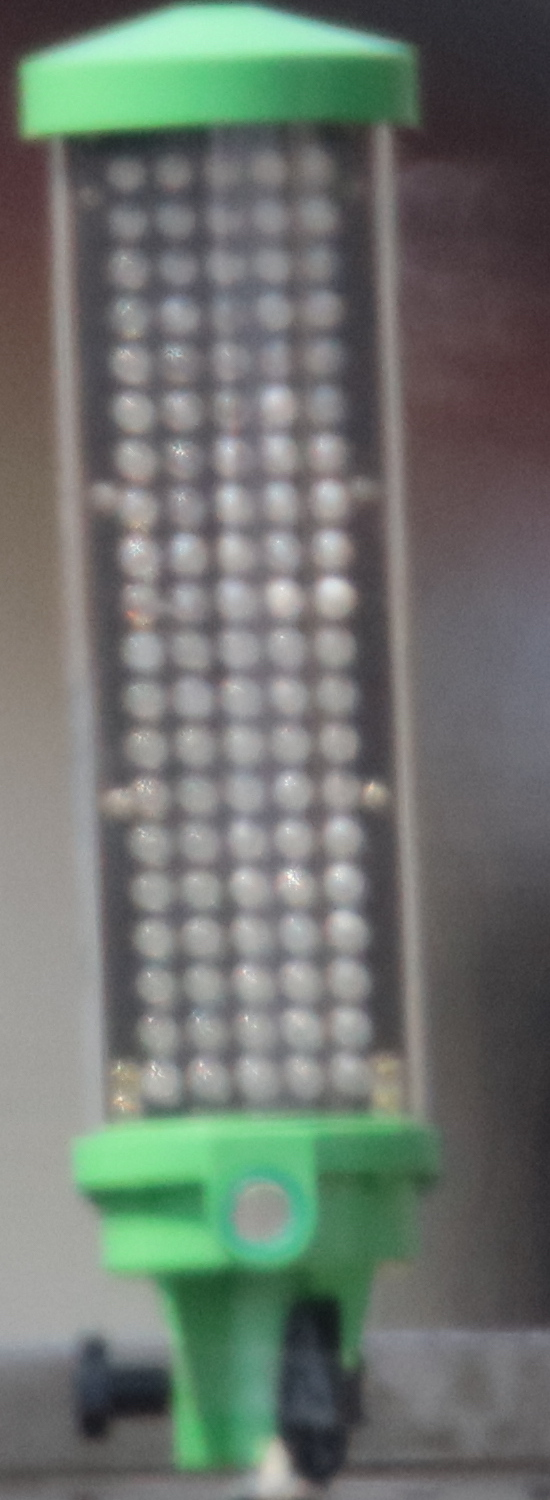
%> input picture sample/試料1/切抜き（550×1500）/sm0.JPG, 550 x 1500 px
$ octave tokuhatukensyutu1.m   (GNU Octave 9; MATLAB toolbox functions it lacks are replaced by stand-ins)
%> lines starting %> are read from the running program, lines starting %| are printed output that depends on the picture
%対象オブジェクトを含む参照イメージを読み取ります。
x = imread('sample/試料1/切抜き（550×1500）/sm0.jpg');
%> x is the input picture: size 1500x550x3 uint8; mean R, G, B 110.1, 116.5, 110.2
boxImage = rgb2gray(x);
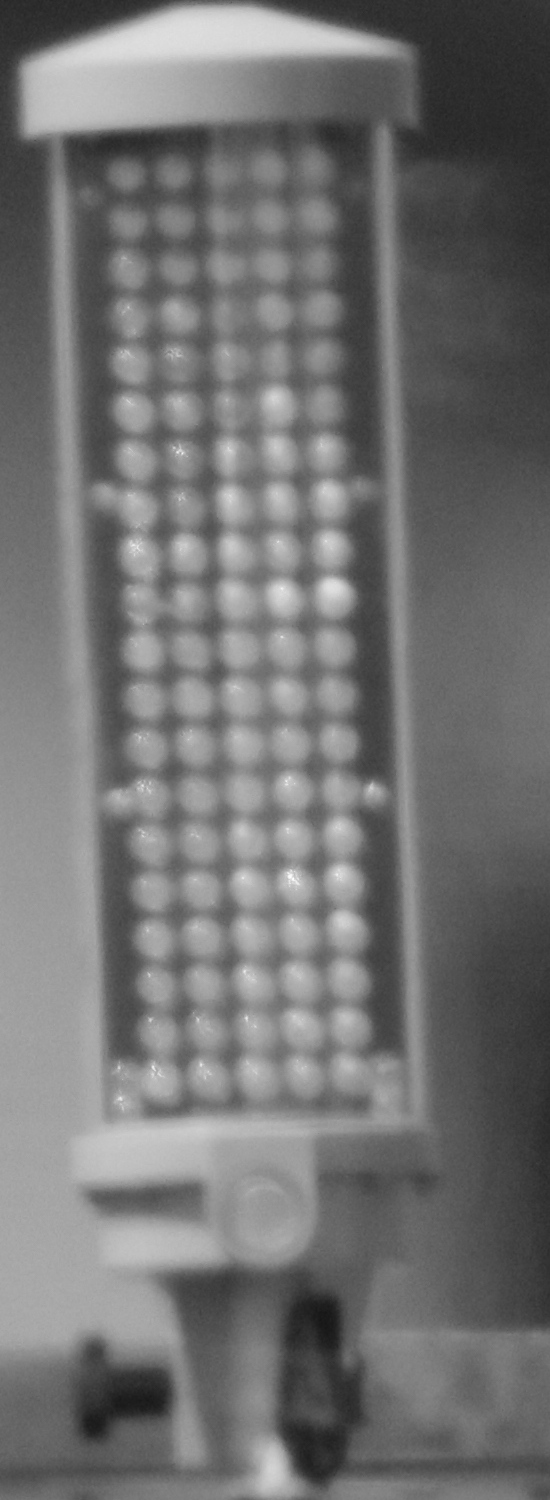
%> boxImage: size 1500x550 uint8; min 21, max 254, mean 113.9
figure;
imshow(boxImage);
title('Image of a Box');

%要素の多いシーンを含むターゲット イメージを読み取ります。
y = imread('sample/試料1/sm1.jpg');
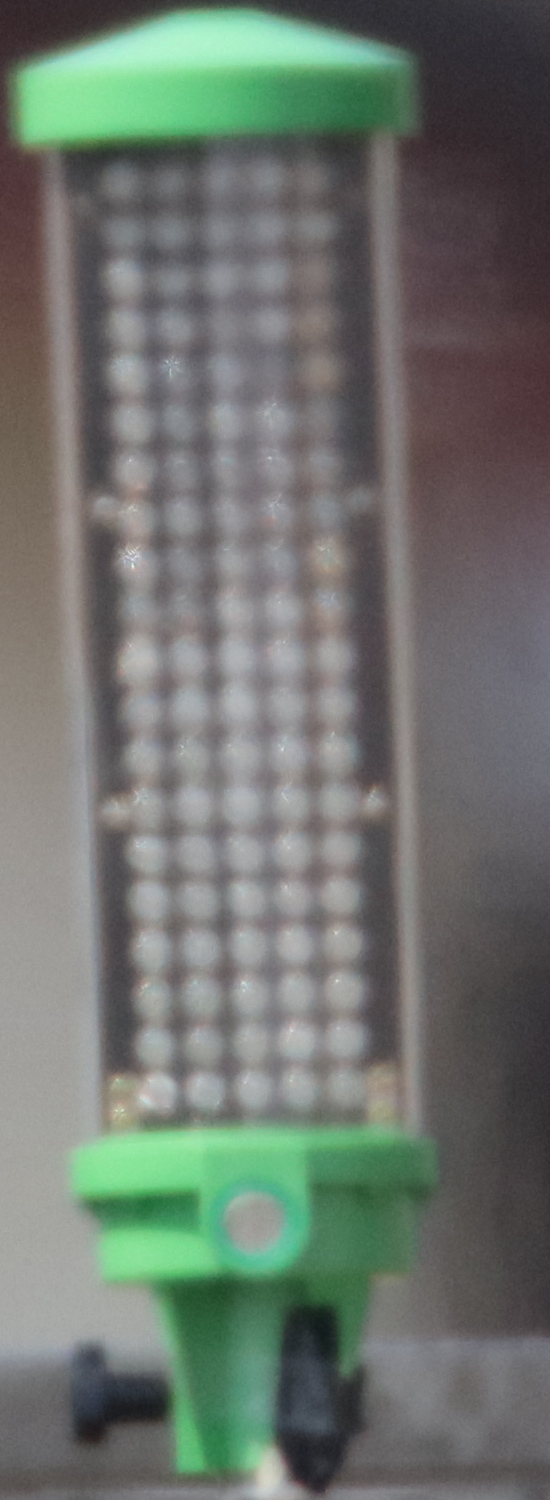
%> input picture sample/試料1/切抜き（550×1500）/sm1.JPG, 550 x 1500 px
%> y is the input picture: size 1500x550x3 uint8; mean R, G, B 110.1, 116.4, 110
sceneImage = rgb2gray(y);
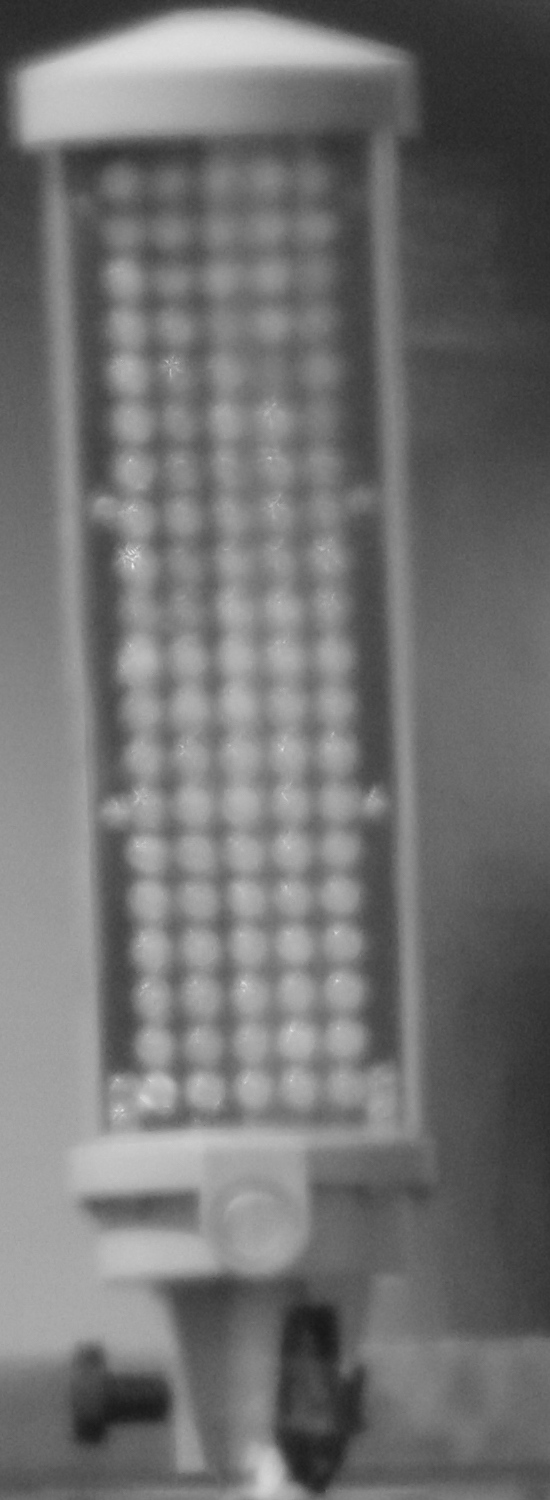
%> sceneImage: size 1500x550 uint8; min 23, max 237, mean 113.8
figure;
imshow(sceneImage);
title('Image of a Cluttered Scene');

%両方のイメージで特徴点を検出します。
%> (the run ends here)
